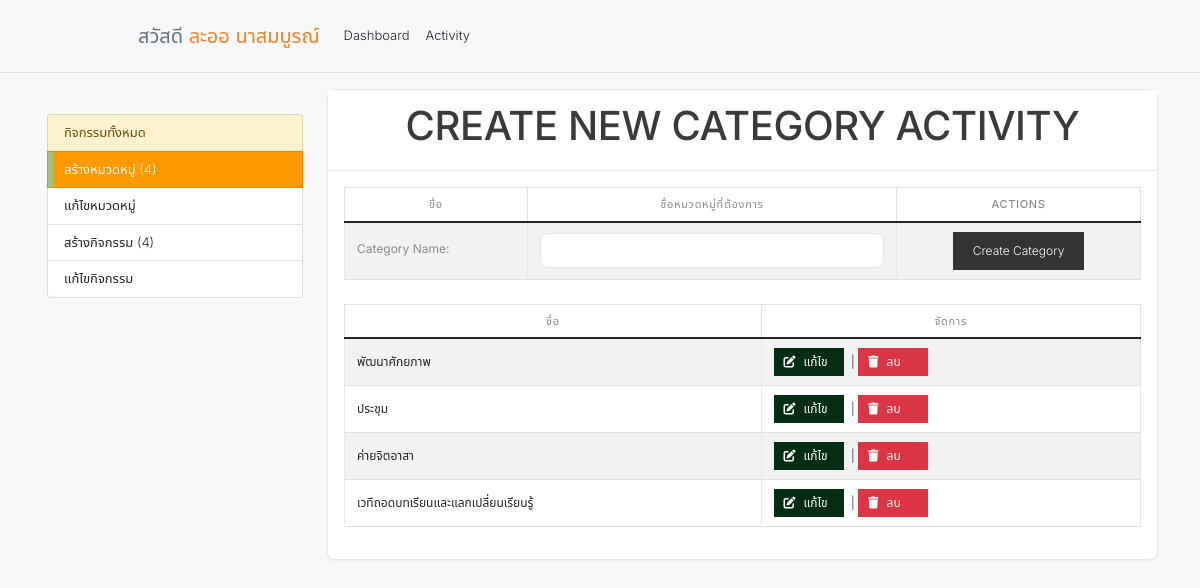
Page /activity/create_category.php (signed in) on the committed database.
### tables this page shows
CREATE TABLE `category_activity` (
  `id` int NOT NULL,
  `name` varchar(255) NOT NULL
);

### src/Database/Db.php (called while the page is built, shortened)
<?php
class Db {
    private static ?PDO $instance = null;
    function __construct() {
        $this->pdo = self::getConnection();
    }
    private static function getConnection(): PDO {
        if (self::$instance === null) {
            $host = $_ENV['DB_HOST'];
            $port = $_ENV['DB_PORT'] ?? '3306';
            $name = $_ENV['DB_NAME'];
            $user = $_ENV['DB_USER'];
            $pass = $_ENV['DB_PASSWORD'];
            try {
                $dsn = "mysql:host={$host};port={$port};dbname={$name};charset=utf8mb4";
                $pdo = new PDO($dsn, $user, $pass);
                $pdo->setAttribute(PDO::ATTR_DEFAULT_FETCH_MODE, PDO::FETCH_ASSOC);
                $pdo->setAttribute(PDO::ATTR_ERRMODE, PDO::ERRMODE_EXCEPTION);
                self::$instance = $pdo;
            } catch (PDOException $e) {
                Logger::error('Database connection failed', ['error' => $e->getMessage()]);
                throw $e;
            }
        }
        return self::$instance;
    }
}

### src/Model/CategoryActivity.php (called while the page is built, shortened)
<?php
class CategoryActivity extends Db {
    public function getAllCategories() {
        $sql = "SELECT * FROM category_activity";
        $stmt = $this->pdo->query($sql);
        $data = $stmt->fetchAll();
        return $data;
    }
}
?>

### activity/create_category.php (the view, shortened to what this page needs)
<!DOCTYPE html>
<html lang="en">
<head>
    <link href="https://cdn.jsdelivr.net/npm/bootstrap@5.1.1/dist/css/bootstrap.min.css" rel="stylesheet">
    <link rel="stylesheet" href="https://cdnjs.cloudflare.com/ajax/libs/font-awesome/6.0.0-beta3/css/all.min.css">
    <link rel="stylesheet" href="style_activity.css">
</head>
<?php include 'nav_activity.php'; ?>
<body>
    <div class="container">
        <div class="row">
            <div class="col-md-3">
                <?php include 'sidebar.php'; ?>
            </div>
            <div class="col-md-9">
                <div class="card">
                    <div class="card-header text-center">
                        <h1>Create New Category Activity</h1>
                    </div>
                    <div class="card-body">
                        <form action="process_create_category.php" enctype="multipart/form-data" method="post">
                            <table class="table table-bordered table-striped">
                                <thead class="thead-dark text-center">
                                    <tr>
                                        <th>ชื่อ</th>
                                        <th>ชื่อหมวดหมู่ที่ต้องการ</th>
                                        <th>Actions</th>
                                    </tr>
                                </thead>
                                <tbody>
                                    <tr>
                                        <td><label for="category_name">Category Name:</label></td>
                                        <td>
                                            <input type="text" name="category_name" id="category_name" class="form-control" required>
                                        </td>
                                        <td class="text-center">
                                            <button type="submit" class="submit-btn">Create Category</button>
                                        </td>
                                    </tr>
                                </tbody>
                            </table>
                        </form>
                        <table class="table table-bordered table-striped mt-4">
                            <thead class="thead-dark text-center">
                                <tr>
                                    <th>ชื่อ</th>
                                    <th>จัดการ</th>
                                </tr>
                            </thead>
                            <tbody>
                                <?php
                                $category_obj = new CategoryActivity();
                                $categories = $category_obj->getAllCategories();
                                foreach ($categories as $category) {
                                    if (isset($category['name'])) {
                                        echo '<tr>';
                                        echo '<td>' . $category['name'] . '</td>';
                                        echo '<td><button onclick="window.location.href=\'edit_category.php?id=' . $category['id'] . '\'" class="custom-btn edit-btn"><i class="fas fa-edit me-2"></i>แก้ไข</button> | <button onclick="window.location.href=\'edit_category.php?delete_id=' . $category['id'] . '\'" class="custom-btn delete-btn"><i class="fas fa-trash me-2"></i> ลบ</button></td>';
                                        echo '</tr>';
                                    }
                                }
                                ?>
                            </tbody>
                        </table>
                    </div>
                </div>
            </div>
        </div>
    </div>
</body>
</html>

### activity/style_activity.css (style rules this page uses)
body { font-family: Arial, sans-serif; margin: 0; padding: 0; background-color: #f4f4f4; }
.submit-btn { background-color: #333; color: #fff; padding: 10px 20px; border: none; cursor: pointer; }
.custom-btn { display: inline-flex; align-items: center; padding: 5px 10px; border: none; cursor: pointer; font-size: 12px; margin-right: 4px; background: none; outline: none; width: auto; min-width: 70px; box-sizing: border-box; transition: background-color 0.3s ease; }
.edit-btn { background-color: #032e13; color: white; }
.delete-btn { background-color: #dc3545; color: white; }

### theme/css/minimal.css (style rules this page uses)
:root { --font-base: 'Inter', 'Noto Sans Thai', system-ui, sans-serif; --fw-light: 300; --fw-normal: 400; --fw-medium: 500; --fs-base: 13px; --fs-sm: 12px; --fs-lg: 15px; --color-primary: #f58220; --color-text: #3a3a3a; --color-text-muted: #8a8a8a; --color-border: #e8e8e8; --color-bg: #f7f8fa; --color-surface: #ffffff; --radius: 8px; --shadow-sm: 0 1px 3px rgba(0,0,0,.06); }
*, *::before, *::after { box-sizing: border-box; }
body { font-family: var(--font-base) !important; font-weight: var(--fw-light) !important; font-size: var(--fs-base) !important; color: var(--color-text) !important; background-color: var(--color-bg) !important; -webkit-font-smoothing: antialiased; }
h1, h2, h3, h4, h5, h6, .h1, .h2, .h3, .h4, .h5, .h6 { font-family: var(--font-base) !important; font-weight: var(--fw-medium) !important; letter-spacing: -0.01em; }
p, span, td, th, label, a, li, input, select, textarea, button { font-family: var(--font-base) !important; font-weight: var(--fw-light) !important; }
.card { border: 1px solid var(--color-border) !important; border-radius: var(--radius) !important; box-shadow: var(--shadow-sm) !important; }
.card-header { background-color: var(--color-surface) !important; border-bottom: 1px solid var(--color-border) !important; padding: 12px 16px !important; font-size: var(--fs-sm) !important; font-weight: var(--fw-medium) !important; letter-spacing: .02em; text-transform: uppercase; }
.card-body { padding: 16px !important; }
.table { font-size: var(--fs-sm) !important; font-weight: var(--fw-light) !important; }
.table thead th { font-size: 11px !important; font-weight: var(--fw-medium) !important; text-transform: uppercase; letter-spacing: .06em; color: var(--color-text-muted) !important; border-bottom: 1px solid var(--color-border) !important; padding: 8px 12px !important; }
.table td { padding: 9px 12px !important; vertical-align: middle !important; border-color: var(--color-border) !important; }
.form-control, .form-select { font-size: var(--fs-base) !important; font-weight: var(--fw-light) !important; border: 1px solid var(--color-border) !important; border-radius: var(--radius) !important; padding: 7px 11px !important; box-shadow: none !important; transition: border-color .15s; }
label { font-size: var(--fs-sm) !important; font-weight: var(--fw-normal) !important; color: var(--color-text-muted) !important; margin-bottom: 4px !important; }

### rows in the picture
category_activity: name "พัฒนาศักยภาพ"
category_activity: name "ประชุม"
category_activity: name "ค่ายจิตอาสา"
category_activity: name "เวทีถอดบทเรียนและแลกเปลี่ยนเรียนรู้"

### other values in the picture
$_SESSION['name'] "ละออ นาสมบูรณ์"
$totalCategory "4"
$activitiesCount "4"
